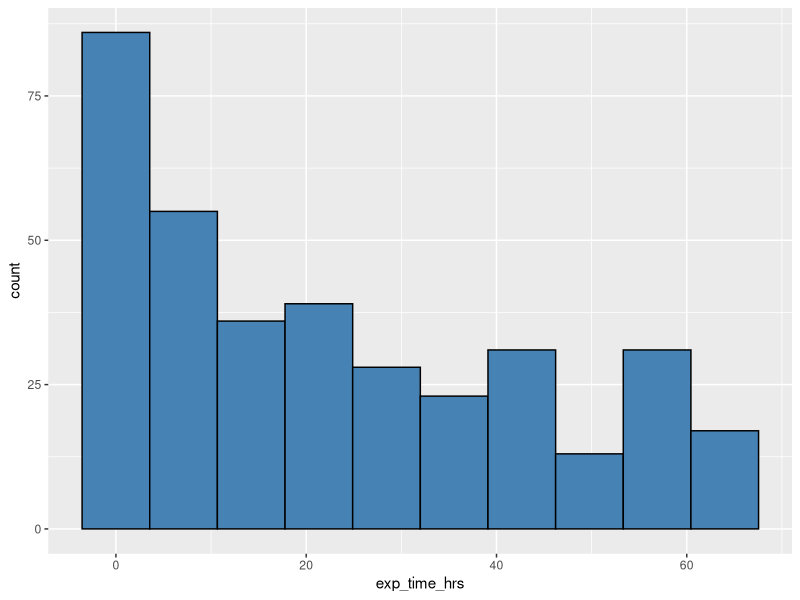
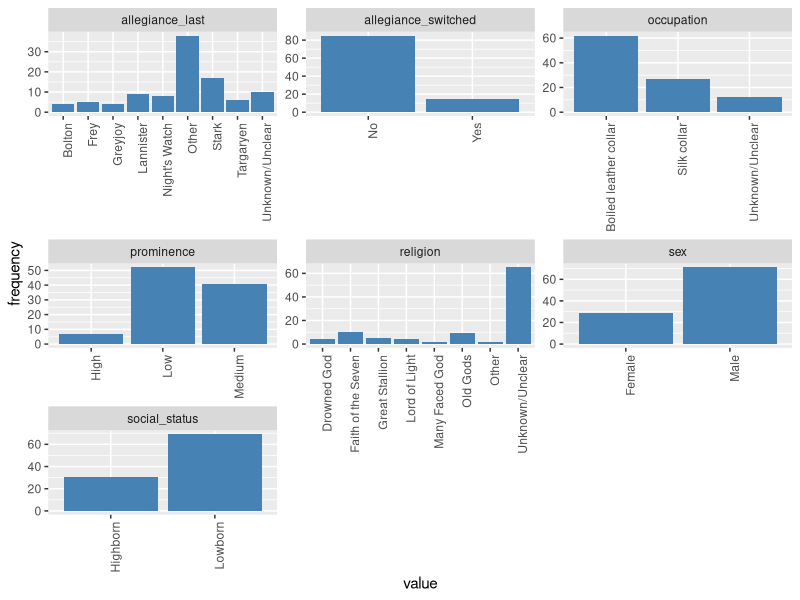
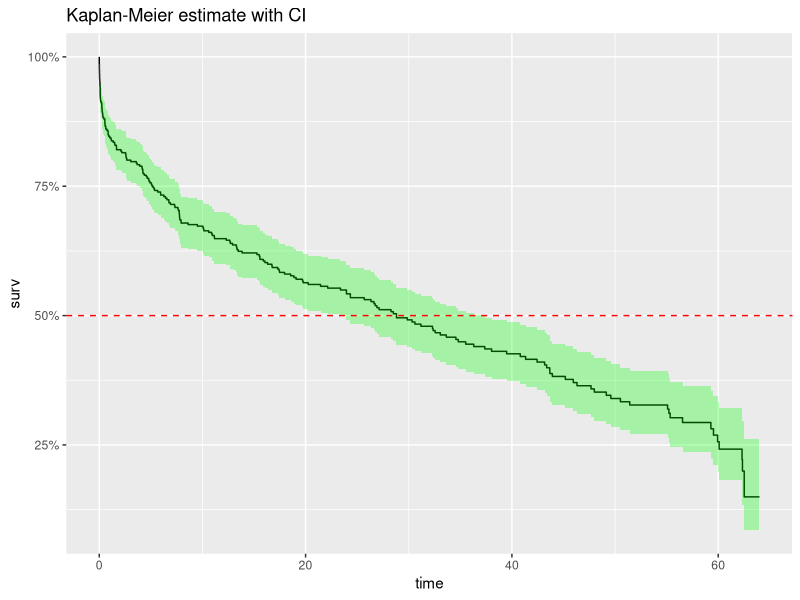
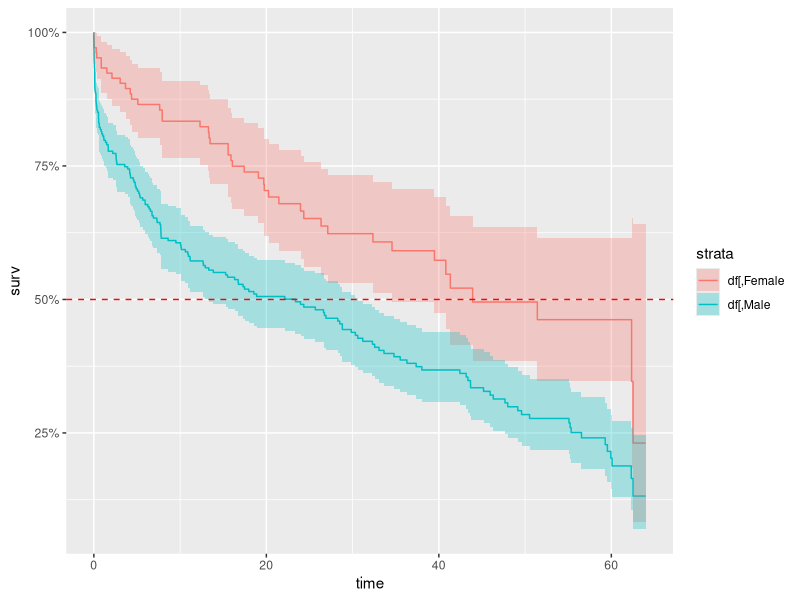

Write the R code that produced these figures, in order. (Note: this script raises an error after producing the figures.)
## ---- chunk 1
library(tidyverse)
library(survival)
library(ggfortify)
library(ggplot2)
library(broom)
library(survminer)
## ---- chunk 2
setwd("C:/MY_DATAS/MyGit/GoT-Survival_Analysis")
raw_data =  read.csv("./GoT_dataset/character_data_S01-S08.csv")

dat = raw_data %>% 
  select(name,
         exp_time_hrs,
         dth_flag,
         sex,
         religion,
         occupation,
         social_status,
         allegiance_last,
         allegiance_switched,
         prominence
         ) %>% 
  mutate(sex = c("Male",
             "Female")[match(sex, c(1,2))],
         religion = c("Great Stallion",
                  "Lord of Light",
                  "Faith of the Seven",
                  "Old Gods",
                  "Drowned God",
                  "Many Faced God",
                  "Other",
                  "Unknown/Unclear")[match(religion,c(1,2,3,4,5,6,7,9))],
         occupation = c("Silk collar",
                    "Boiled leather collar",
                    "Unknown/Unclear")[match(occupation,c(1,2,9))],
         social_status = c("Highborn",
                       "Lowborn")[match(social_status,c(1,2))],
         allegiance_last = c("Stark",
                         "Targaryen",
                         "Night's Watch",
                         "Lannister",
                         "Greyjoy",
                         "Bolton",
                         "Frey",
                         "Other",
                         "Unknown/Unclear")[match(allegiance_last,c(1,2,3,4,5,6,7,8,9))],
         allegiance_switched = c("No",
                             "Yes")[match(allegiance_switched,c(1,2))],
         prominence = ifelse(prominence>3,
                         "High",
                         ifelse(prominence<1,
                                "Low",
                                "Medium")
                         )
     )
## ---- chunk 3
summary(dat$exp_time_hrs)
## ---- chunk 4
ggplot(dat,aes(exp_time_hrs)) + geom_histogram(bins = 10, color="black",fill="steelblue")
## ---- chunk 5
prop.table(table(dat$dth_flag))
## ---- chunk 6
d_plot = dat %>%
  select(-name,-exp_time_hrs,-dth_flag) %>%
  gather() %>%
  group_by(key) %>%
  count(value) %>% 
  mutate(frequency=round(`n`/sum(`n`)*100,0)) %>%
  arrange(desc(key),desc(frequency))

d_plot %>% ggplot(aes(x=value, y=frequency)) +
    facet_wrap(~ key, scales = "free") +
    geom_bar(stat="identity", fill="steelblue") +
    theme(axis.text.x = element_text(angle = 90, hjust = 1))
## ---- chunk 7
fit.KM = survfit(Surv(exp_time_hrs, dth_flag) ~ 1, data = dat)
autoplot(fit.KM,conf.int.fill = "#00FF00", censor=FALSE) +
  geom_hline(yintercept=.5, linetype="dashed", color = "red")+ ggtitle("Kaplan-Meier estimate with CI")
## ---- chunk 8
fit.KM
## ---- chunk 9
# draw the KM survival curve with stratification with a given exlanatory variable
plot_KM <- function(df,col,CI=TRUE){
  fit = survfit(Surv(df$exp_time_hrs, df$dth_flag) ~ df[,col])
  autoplot(fit,conf.int=CI,censor=FALSE) + 
    geom_hline(yintercept=.5, linetype="dashed", color = "red") 
}

# Print the medians for stratas (+formating)
print_medians <- function(df,col){
  fit = survfit(Surv(df$exp_time_hrs, df$dth_flag) ~ df[,col])
  infos_fit = surv_median(fit) %>%
    mutate(strata=substr(strata,11,100))
  cat("Medians:\n")
  cat(sprintf("%*s %*s %*s\n",25,"Group",15,"Median",20,"Conf.Interval"))
  fit.conf=paste("( ",infos_fit$lower,";",infos_fit$upper," )",sep="")
  cat(sprintf("%*s %*s %*s\n",25,infos_fit$strata,15,infos_fit$median,20,fit.conf))
}

# Print cox regression HR+CI and LRT for stratas (+formating)
print_cox <- function(df,col){
  fit_cox = coxph(Surv(df$exp_time_hrs, df$dth_flag) ~ df[,col])
  x = tidy(fit_cox)
  cox.ref = fit_cox$xlevels[[1]][1]
  cox.term = substr(x$term,10,100)
  cox.hr = round(exp(x$estimate),2)
  cox.hr.conflow = round(exp(x$conf.low),2)
  cox.hr.confhigh = round(exp(x$conf.high),2)
  cat("Cox Regression:\n")
  cat(sprintf("%*s %*s %*s\n",25,"Group",15,"Hazard Ratio",20,"Conf.Interval"))
  cat(sprintf("%*s %*s %*s\n",25,cox.ref,15,"(Reference)",20,"-"))
  cox.conf=paste("( ",cox.hr.conflow,";",cox.hr.confhigh," )",sep="")
  cat(sprintf("%*s %*s %*s\n",25,cox.term,15,cox.hr,20,cox.conf))
  y = glance(fit_cox)
  cox.lrt = ifelse(y$p.value.log<0.01,
                   formatC(y$p.value.log, format = "e", digits = 2),
                   formatC(y$p.value.log, digits = 2))
  cat(paste("\nLikelihood Ratio Test:",cox.lrt))
}

## ---- chunk 10
plot_KM(dat,"sex")
## ---- chunk 11
print_cox(dat,"sex")
## ---- chunk 12
print_medians(dat,"sex")
## ---- chunk 13
plot_KM(dat,"religion",FALSE)
## ---- chunk 14
print_cox(dat,"religion")
## ---- chunk 15
print_medians(dat,"religion")
## ---- chunk 16
plot_KM(dat,"occupation")
## ---- chunk 17
print_cox(dat,"occupation")
## ---- chunk 18
print_medians(dat,"occupation")
## ---- chunk 19
plot_KM(dat,"social_status")
## ---- chunk 20
print_cox(dat,"social_status")
## ---- chunk 21
print_medians(dat,"social_status")
## ---- chunk 22
plot_KM(dat,"allegiance_last",FALSE)
## ---- chunk 23
print_cox(dat,"allegiance_last")
## ---- chunk 24
print_medians(dat,"allegiance_last")
## ---- chunk 25
plot_KM(dat,"allegiance_switched")
## ---- chunk 26
print_cox(dat,"allegiance_switched")
## ---- chunk 27
print_medians(dat,"allegiance_switched")
## ---- chunk 28
plot_KM(dat,"prominence")
## ---- chunk 29
print_cox(dat,"prominence")
## ---- chunk 30
print_medians(dat,"prominence")
## ---- chunk 31
dat_model = select(dat,-name)
Model_Full = coxph(Surv(exp_time_hrs,dth_flag)~.,data=dat_model)
MAIC = step(Model_Full)
## ---- chunk 32
MAIC
## ---- chunk 33
d_new = dat %>% 
  filter(name %in% c("Arya Stark",
                     "Jaime Lannister",
                     "Theon Greyjoy",
                     "Jon Snow",
                     "Eddard Stark",
                     "Ramsay Bolton",
                     "Samwell Tarly",
                     "Illyrio Mopatis",
                     "Mhaegen",
                     "Todder",
                     "Merry Frey")) %>% 
  select(-exp_time_hrs,-dth_flag)

z = list()

for(i in 1:nrow(d_new)) {
    row <- d_new[i,]
    p_s = survfit(MAIC,newdata = row)
    z = c(z,list(p_s))
}
names(z)=d_new$name

ggsurvplot_combine(z,
           conf.int = FALSE,
           risk.table = FALSE,
           pval = FALSE,
           censor = FALSE,
           surv.median.line = "hv",
           ggtheme = theme_gray())
